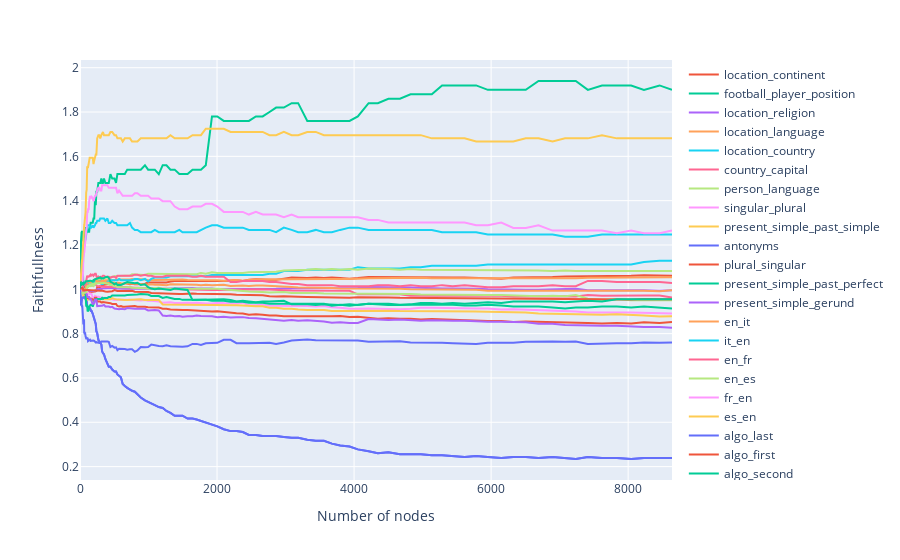

Here is the notebook cell this chart was saved with:
### Code cell
import plotly.express as px

first_task = "antonyms"

faithfulness_task = result_dict[(first_task, first_task)]["faithfullness"]
n_nodes_task = result_dict[(first_task, first_task)]["n_nodes_counts"]


fig = px.line(x=[max(n_nodes_task) - x for x in n_nodes_task], y=faithfulness_task)

for second_task in task_names:
    if second_task == "person_profession":
        continue
    faithfulness_second = result_dict[(first_task, second_task)]["faithfullness"]
    n_nodes_second = result_dict[(first_task, second_task)]["n_nodes_counts"]
    fig.add_scatter(x=[max(n_nodes_second) - x for x in n_nodes_second], y=faithfulness_second, name=second_task)

# fig.add_scatter(x=[max(n_nodes_second) - x for x in n_nodes_second], y=faithfulness_second)

fig.update_xaxes(title="Number of nodes")
fig.update_yaxes(title="Faithfullness")

fig

### Figure 1 — Plotly figure (JSON) as saved in the notebook; plotly's stock layout.template omitted (floating-point values rounded to 4 significant figures; data arrays with more than 128 entries replaced by an {"elided": "..."} marker saying what was removed)
{"data": [{"hovertemplate": "x=%{x}<br>y=%{y}<extra></extra>", "legendgroup": "", "line": {"color": "#636efa", "dash": "solid"}, "marker": {"symbol": "circle"}, "mode": "lines", "name": "", "orientation": "v", "showlegend": false, "type": "scatter", "x": {"elided": "150 int values"}, "xaxis": "x", "y": {"elided": "150 float values"}, "yaxis": "y"}, {"name": "location_continent", "type": "scatter", "x": {"elided": "150 int values"}, "y": {"elided": "150 float values"}}, {"name": "football_player_position", "type": "scatter", "x": {"elided": "150 int values"}, "y": {"elided": "150 float values"}}, {"name": "location_religion", "type": "scatter", "x": {"elided": "150 int values"}, "y": {"elided": "150 float values"}}, {"name": "location_language", "type": "scatter", "x": {"elided": "150 int values"}, "y": {"elided": "150 float values"}}, {"name": "location_country", "type": "scatter", "x": {"elided": "150 int values"}, "y": {"elided": "150 float values"}}, {"name": "country_capital", "type": "scatter", "x": {"elided": "150 int values"}, "y": {"elided": "150 float values"}}, {"name": "person_language", "type": "scatter", "x": {"elided": "150 int values"}, "y": {"elided": "150 float values"}}, {"name": "singular_plural", "type": "scatter", "x": {"elided": "150 int values"}, "y": {"elided": "150 float values"}}, {"name": "present_simple_past_simple", "type": "scatter", "x": {"elided": "150 int values"}, "y": {"elided": "150 float values"}}, {"name": "antonyms", "type": "scatter", "x": {"elided": "150 int values"}, "y": {"elided": "150 float values"}}, {"name": "plural_singular", "type": "scatter", "x": {"elided": "150 int values"}, "y": {"elided": "150 float values"}}, {"name": "present_simple_past_perfect", "type": "scatter", "x": {"elided": "150 int values"}, "y": {"elided": "150 float values"}}, {"name": "present_simple_gerund", "type": "scatter", "x": {"elided": "150 int values"}, "y": {"elided": "150 float values"}}, {"name": "en_it", "type": "scatter", "x": {"elided": "150 int values"}, "y": {"elided": "150 float values"}}, {"name": "it_en", "type": "scatter", "x": {"elided": "150 int values"}, "y": {"elided": "150 float values"}}, {"name": "en_fr", "type": "scatter", "x": {"elided": "150 int values"}, "y": {"elided": "150 float values"}}, {"name": "en_es", "type": "scatter", "x": {"elided": "150 int values"}, "y": {"elided": "150 float values"}}, {"name": "fr_en", "type": "scatter", "x": {"elided": "150 int values"}, "y": {"elided": "150 float values"}}, {"name": "es_en", "type": "scatter", "x": {"elided": "150 int values"}, "y": {"elided": "150 float values"}}, {"name": "algo_last", "type": "scatter", "x": {"elided": "150 int values"}, "y": {"elided": "150 float values"}}, {"name": "algo_first", "type": "scatter", "x": {"elided": "150 int values"}, "y": {"elided": "150 float values"}}, {"name": "algo_second", "type": "scatter", "x": {"elided": "150 int values"}, "y": {"elided": "150 float values"}}], "layout": {"legend": {"tracegroupgap": 0}, "margin": {"t": 60}, "xaxis": {"anchor": "y", "domain": [0, 1], "title": {"text": "Number of nodes"}}, "yaxis": {"anchor": "x", "domain": [0, 1], "title": {"text": "Faithfullness"}}}}
